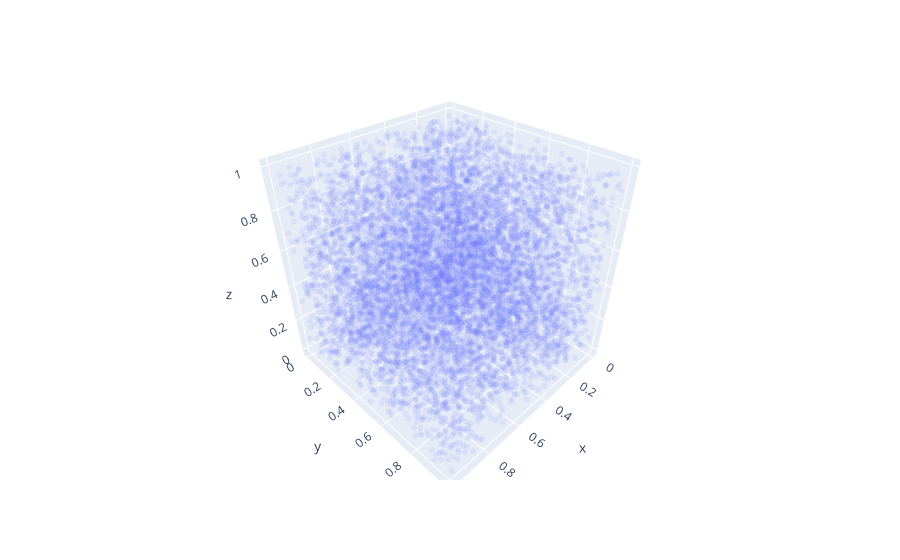
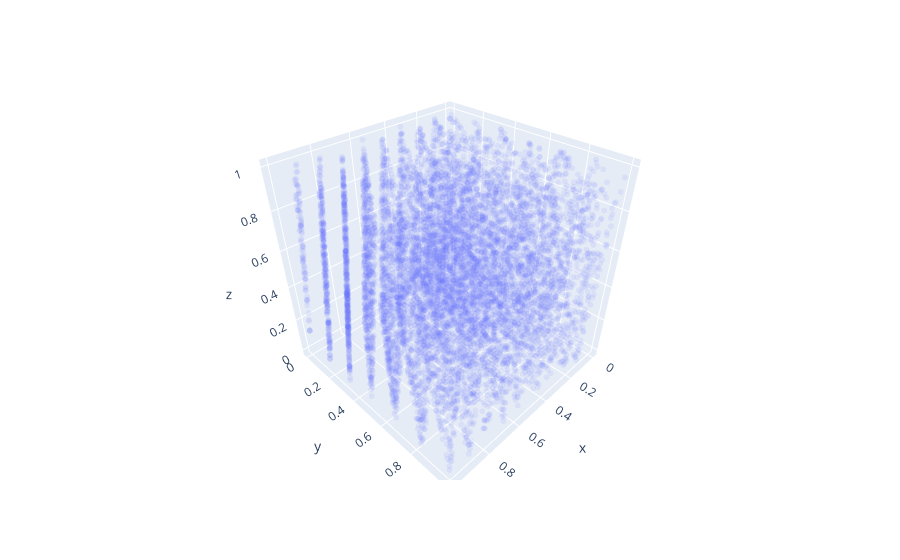

Source (notebook cell) for these figures, in order:
### Markdown cell above
### Problem 3

Provide a statistical test to show that `rng_bad` has problems but `rng_good` does not.

### Code cell
import numpy as np
from scipy import stats
import plotly.express as px

def rng_good(m=2**32, a=1103515245, c=12345):
    rng.current = (a * rng.current + c) % m
    return rng.current / m

rng_good.current = 1

good_samples = [rng_good() for _ in range(30000)]

def rng_bad(m=2**31, a=65539, c=0):
    rng_bad.current = (a * rng_bad.current + c) % m
    return rng_bad.current / m
rng_bad.current = 1

bad_samples = [rng_bad() for _ in range(30000)]

print('good rng:', stats.kstest(good_samples, stats.uniform.cdf))
fig = px.scatter_3d(x=good_samples[::3], y=good_samples[1::3], z=good_samples[2::3], opacity=0.1)
fig.update_traces(marker_size = 2)
fig.show()

print('bad rng:', stats.kstest(bad_samples, stats.uniform.cdf))
fig = px.scatter_3d(x=bad_samples[::3], y=bad_samples[1::3], z=bad_samples[2::3], opacity=0.1)
fig.update_traces(marker_size = 2)
fig.show()

### Figure 1 — Plotly figure (JSON) as saved in the notebook; plotly's stock layout.template omitted (floating-point values rounded to 4 significant figures; data arrays with more than 128 entries replaced by an {"elided": "..."} marker saying what was removed)
{"data": [{"hovertemplate": "x=%{x}<br>y=%{y}<br>z=%{z}<extra></extra>", "legendgroup": "", "marker": {"color": "#636efa", "opacity": 0.1, "size": 2, "symbol": "circle"}, "mode": "markers", "name": "", "scene": "scene", "showlegend": false, "type": "scatter3d", "x": {"elided": "10000 float values"}, "y": {"elided": "10000 float values"}, "z": {"elided": "10000 float values"}}], "layout": {"legend": {"tracegroupgap": 0}, "margin": {"t": 60}, "scene": {"domain": {"x": [0, 1], "y": [0, 1]}, "xaxis": {"title": {"text": "x"}}, "yaxis": {"title": {"text": "y"}}, "zaxis": {"title": {"text": "z"}}}}}

### Figure 2 — Plotly figure (JSON) as saved in the notebook; plotly's stock layout.template omitted (floating-point values rounded to 4 significant figures; data arrays with more than 128 entries replaced by an {"elided": "..."} marker saying what was removed)
{"data": [{"hovertemplate": "x=%{x}<br>y=%{y}<br>z=%{z}<extra></extra>", "legendgroup": "", "marker": {"color": "#636efa", "opacity": 0.1, "size": 2, "symbol": "circle"}, "mode": "markers", "name": "", "scene": "scene", "showlegend": false, "type": "scatter3d", "x": {"elided": "10000 float values"}, "y": {"elided": "10000 float values"}, "z": {"elided": "10000 float values"}}], "layout": {"legend": {"tracegroupgap": 0}, "margin": {"t": 60}, "scene": {"domain": {"x": [0, 1], "y": [0, 1]}, "xaxis": {"title": {"text": "x"}}, "yaxis": {"title": {"text": "y"}}, "zaxis": {"title": {"text": "z"}}}}}
